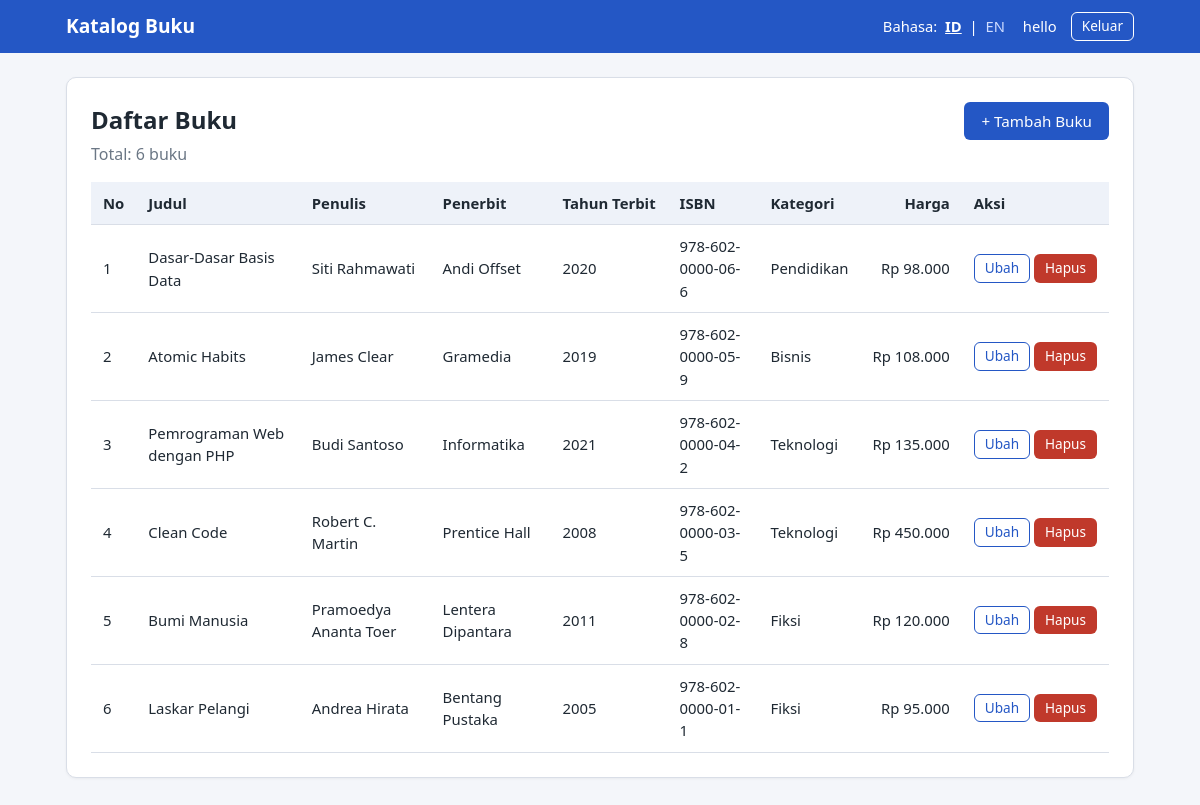
/index.php (signed in), run on the app's committed database.
### tables this page shows
CREATE TABLE books (
    id           INT UNSIGNED      NOT NULL AUTO_INCREMENT,
    judul        VARCHAR(200)      NOT NULL,
    penulis      VARCHAR(100)      NOT NULL,
    penerbit     VARCHAR(100)      NOT NULL,
    tahun_terbit SMALLINT UNSIGNED NOT NULL,
    isbn         VARCHAR(20)       NOT NULL,
    kategori     VARCHAR(30)       NOT NULL,
    harga        INT UNSIGNED      NOT NULL DEFAULT 0,
    created_at   TIMESTAMP         NOT NULL DEFAULT CURRENT_TIMESTAMP,
    updated_at   TIMESTAMP         NOT NULL DEFAULT CURRENT_TIMESTAMP
                                   ON UPDATE CURRENT_TIMESTAMP,
    PRIMARY KEY (id),
    UNIQUE KEY uk_books_isbn (isbn)
);

### functions.php (called while the page is built, shortened)
<?php
function current_lang(): string
{
    return $_SESSION['lang'] ?? LANG_DEFAULT;
}
function t(string $key, array $replace = []): string
{
    global $translations;
    $text = $translations[current_lang()][$key]
         ?? $translations[LANG_DEFAULT][$key]
         ?? $key;
    foreach ($replace as $name => $value) {
        $text = str_replace(':' . $name, (string) $value, $text);
    }
    return $text;
}
function lang_url(string $lang): string
{
    $query         = $_GET;
    $query['lang'] = $lang;
    return basename($_SERVER['SCRIPT_NAME']) . '?' . http_build_query($query);
}
function e(mixed $value): string
{
    return htmlspecialchars((string) $value, ENT_QUOTES | ENT_SUBSTITUTE, 'UTF-8');
}
function is_logged_in(): bool
{
    return isset($_SESSION['user_id']);
}
function format_harga(mixed $harga): string
{
    $desimal  = current_lang() === 'id' ? ',' : '.';
    $ribuan   = current_lang() === 'id' ? '.' : ',';
    return 'Rp ' . number_format((float) $harga, 0, $desimal, $ribuan);
}

### config.php (called while the page is built, shortened)
<?php
function db(): PDO
{
    static $pdo = null;
    if ($pdo === null) {
        $dsn = 'mysql:host=' . DB_HOST . ';dbname=' . DB_NAME . ';charset=' . DB_CHARSET;
        $options = [
            PDO::ATTR_ERRMODE            => PDO::ERRMODE_EXCEPTION,
            PDO::ATTR_DEFAULT_FETCH_MODE => PDO::FETCH_ASSOC,
            PDO::ATTR_EMULATE_PREPARES   => false,
        ];
        $pdo = new PDO($dsn, DB_USER, DB_PASS, $options);
    }
    return $pdo;
}
require_once __DIR__ . '/functions.php';

### index.php (the view, shortened to what this page needs)
<?php
require_once __DIR__ . '/config.php';
$stmt  = db()->query('SELECT id, judul, penulis, penerbit, tahun_terbit, isbn, kategori, harga
                        FROM books
                       ORDER BY id DESC');
$books = $stmt->fetchAll();
require __DIR__ . '/header.php';
?>
<section class="card">
    <div class="card-head">
        <div>
            <h1><?= e(t('list_title')) ?></h1>
            <p class="muted"><?= e(t('total_books', ['count' => count($books)])) ?></p>
        </div>
        <a class="btn btn-primary" href="tambah.php"><?= e(t('add_book')) ?></a>
    </div>
    <?php if (count($books) === 0): ?>
        <p class="empty"><?= e(t('empty_data')) ?></p>
    <?php else: ?>
        <div class="table-wrap">
            <table>
                <thead>
                    <tr>
                        <th><?= e(t('col_no')) ?></th>
                        <th><?= e(t('col_title')) ?></th>
                        <th><?= e(t('col_author')) ?></th>
                        <th><?= e(t('col_publisher')) ?></th>
                        <th><?= e(t('col_year')) ?></th>
                        <th><?= e(t('col_isbn')) ?></th>
                        <th><?= e(t('col_category')) ?></th>
                        <th class="num"><?= e(t('col_price')) ?></th>
                        <th><?= e(t('col_action')) ?></th>
                    </tr>
                </thead>
                <tbody>
                <?php foreach ($books as $i => $book): ?>
                    <tr>
                        <td><?= $i + 1 ?></td>
                        <td><?= e($book['judul']) ?></td>
                        <td><?= e($book['penulis']) ?></td>
                        <td><?= e($book['penerbit']) ?></td>
                        <td><?= e($book['tahun_terbit']) ?></td>
                        <td><?= e($book['isbn']) ?></td>
                        <td><?= e(t('cat_' . $book['kategori'])) ?></td>
                        <td class="num"><?= e(format_harga($book['harga'])) ?></td>
                        <td class="actions">
                            <a class="btn btn-small btn-outline"
                               href="edit.php?id=<?= (int) $book['id'] ?>"><?= e(t('btn_edit')) ?></a>
                            <form method="post" action="hapus.php" class="inline"
                                  data-confirm="<?= e(t('confirm_delete')) ?>">
                                <button type="submit" class="btn btn-small btn-danger"><?= e(t('btn_delete')) ?></button>
                            </form>
                        </td>
                    </tr>
                <?php endforeach; ?>
                </tbody>
            </table>
        </div>
    <?php endif; ?>
</section>

### header.php (shortened to what this page needs)
<!DOCTYPE html>
<html lang="<?= e(current_lang()) ?>">
<head>
    <link rel="stylesheet" href="style.css">
</head>
<body>
<header class="topbar">
    <div class="container bar">
        <a class="brand" href="index.php"><?= e(t('app_name')) ?></a>
        <nav class="nav">
            <span class="lang">
                <?= e(t('lang_label')) ?>:
                <a href="<?= e(lang_url('id')) ?>" class="<?= current_lang() === 'id' ? 'active' : '' ?>">ID</a>
                |
                <a href="<?= e(lang_url('en')) ?>" class="<?= current_lang() === 'en' ? 'active' : '' ?>">EN</a>
            </span>
            <?php if (is_logged_in()): ?>
                <span class="user"><?= e(t('hello', ['name' => $_SESSION['nama'] ?? ''])) ?></span>
                <a class="btn btn-small btn-outline" href="logout.php"><?= e(t('btn_logout')) ?></a>
            <?php endif; ?>
        </nav>
    </div>
</header>
<main class="container">

### style.css (style rules this page uses)
:root { --bg: #f4f6fa; --surface: #ffffff; --text: #1f2933; --muted: #6b7785; --primary: #2457c5; --primary-dark: #1b449a; --danger: #c0392b; --danger-dark: #992d22; --border: #d9dee7; --success-bg: #e6f6ec; --success-text: #1e6b3a; --error-bg: #fdeceb; --error-text: #9b2c22; }
* { box-sizing: border-box; }
body { margin: 0; font-family: "Segoe UI", system-ui, -apple-system, Arial, sans-serif; background: var(--bg); color: var(--text); line-height: 1.5; min-height: 100vh; display: flex; flex-direction: column; }
.container { width: 100%; max-width: 1100px; margin: 0 auto; padding: 0 16px; }
main.container { flex: 1; padding-top: 24px; padding-bottom: 32px; }
.topbar { background: var(--primary); color: #fff; }
.bar { display: flex; align-items: center; justify-content: space-between; gap: 12px; padding-top: 12px; padding-bottom: 12px; flex-wrap: wrap; }
.brand { color: #fff; font-weight: 700; font-size: 1.2rem; text-decoration: none; }
.nav { display: flex; align-items: center; gap: 14px; flex-wrap: wrap; font-size: .92rem; }
.lang a { color: #cfdcff; text-decoration: none; padding: 2px 4px; }
.lang a.active { color: #fff; font-weight: 700; text-decoration: underline; }
.card { background: var(--surface); border: 1px solid var(--border); border-radius: 10px; padding: 24px; box-shadow: 0 1px 3px rgba(0,0,0,.05); }
.card-head { display: flex; justify-content: space-between; align-items: flex-start; gap: 12px; flex-wrap: wrap; margin-bottom: 16px; }
h1 { margin: 0 0 4px; font-size: 1.5rem; }
.muted { color: var(--muted); margin: 0; }
.btn { display: inline-block; padding: 9px 16px; border-radius: 6px; border: 1px solid transparent; font-size: .95rem; font-family: inherit; text-decoration: none; cursor: pointer; line-height: 1.2; }
.btn-primary { background: var(--primary); color: #fff; }
.btn-outline { background: transparent; color: var(--primary); border-color: var(--primary); }
.topbar .btn-outline { color: #fff; border-color: #fff; }
.btn-danger { background: var(--danger); color: #fff; }
.btn-small { padding: 5px 10px; font-size: .85rem; }
.table-wrap { overflow-x: auto; }
table { width: 100%; border-collapse: collapse; font-size: .93rem; }
th, td { padding: 10px 12px; text-align: left; border-bottom: 1px solid var(--border); vertical-align: middle; }
thead th { background: #eef2f9; white-space: nowrap; }
.num { text-align: right; white-space: nowrap; }
.actions { white-space: nowrap; }
form.inline { display: inline; }

### data on the page
books: judul "Dasar-Dasar Basis Data", penulis "Siti Rahmawati", penerbit "Andi Offset", tahun_terbit "2020", isbn "978-602-0000-06-6", kategori "Pendidikan", harga "Rp 98.000"
books: judul "Atomic Habits", penulis "James Clear", penerbit "Gramedia", tahun_terbit "2019", isbn "978-602-0000-05-9", kategori "Bisnis", harga "Rp 108.000"
books: judul "Pemrograman Web dengan PHP", penulis "Budi Santoso", penerbit "Informatika", tahun_terbit "2021", isbn "978-602-0000-04-2", kategori "Teknologi", harga "Rp 135.000"
books: judul "Clean Code", penulis "Robert C. Martin", penerbit "Prentice Hall", tahun_terbit "2008", isbn "978-602-0000-03-5", kategori "Teknologi", harga "Rp 450.000"
books: judul "Bumi Manusia", penulis "Pramoedya Ananta Toer", penerbit "Lentera Dipantara", tahun_terbit "2011", isbn "978-602-0000-02-8", kategori "Fiksi", harga "Rp 120.000"
books: judul "Laskar Pelangi", penulis "Andrea Hirata", penerbit "Bentang Pustaka", tahun_terbit "2005", isbn "978-602-0000-01-1", kategori "Fiksi", harga "Rp 95.000"

### other printed values
t('app_name') "Katalog Buku"
t('lang_label') "Bahasa"
t('hello', ['name' => $_SESSION['nama'] ?? '']) "hello"
t('btn_logout') "Keluar"
t('list_title') "Daftar Buku"
t('total_books', ['count' => count($books)]) "Total: 6 buku"
t('add_book') "+ Tambah Buku"
t('col_no') "No"
t('col_title') "Judul"
t('col_author') "Penulis"
t('col_publisher') "Penerbit"
t('col_year') "Tahun Terbit"
t('col_isbn') "ISBN"
t('col_category') "Kategori"
t('col_price') "Harga"
